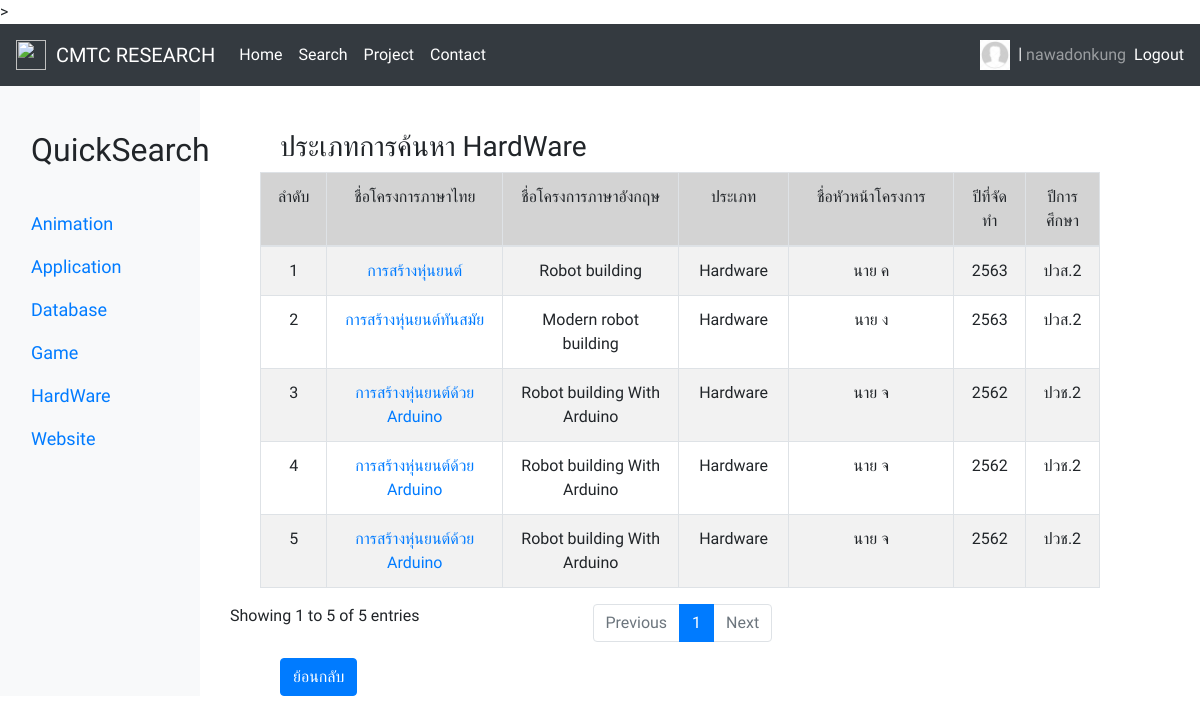
/QuickSearchPage/QuickSearchHardWare.php (signed in), run on the app's committed database.
### tables this page shows
CREATE TABLE `users` (
  `id` int(11) NOT NULL,
  `username` varchar(255) NOT NULL,
  `email` varchar(255) NOT NULL,
  `password` varchar(255) NOT NULL,
  `firstname` varchar(32) NOT NULL,
  `lastname` varchar(32) NOT NULL,
  `birthday` date NOT NULL,
  `userphotoicon` varchar(255) DEFAULT NULL,
  `phonenumber` int(64) DEFAULT NULL,
  `timestamp` timestamp NOT NULL DEFAULT current_timestamp() ON UPDATE current_timestamp()
);

CREATE TABLE `researchs` (
  `research_No` int(64) NOT NULL,
  `research_NameThai` varchar(64) NOT NULL,
  `research_NameEnglish` varchar(64) NOT NULL,
  `research_Image` varchar(255) DEFAULT NULL,
  `research_Type` varchar(64) NOT NULL,
  `research_ProjectLeaderName` varchar(64) NOT NULL,
  `research_ProjectLeaderEmail` varchar(64) NOT NULL,
  `research_AdvisorName` varchar(64) NOT NULL,
  `research_YearCompletion` int(4) NOT NULL,
  `research_StudentClass` varchar(64) NOT NULL,
  `research_Member` int(64) NOT NULL,
  `research_Text` text DEFAULT NULL,
  `research_FileWord` varchar(255) DEFAULT NULL,
  `research_FilePDF` varchar(255) DEFAULT NULL,
  `research_TimeStamp` timestamp NOT NULL DEFAULT current_timestamp() ON UPDATE current_timestamp()
);

### QuickSearchPage/QuickSearchHardWare.php (the view, shortened to what this page needs)
<?php
include_once "../Connection/db.php";
?>
<!doctype html>
<html lang="en">
<head>
    <link href="../assets/dist/css/bootstrap.min.css" rel="stylesheet">
    <link rel="stylesheet" href="https://stackpath.bootstrapcdn.com/bootstrap/4.4.1/css/bootstrap.min.css"
>
    <link herf="https://cdn.datatables.net/1.10.22/css/dataTables.bootstrap4.min.css" rel="stylesheet">
</head>
<body>
    <nav class="navbar navbar-expand-lg navbar-dark bg-dark">
    <img src="../img/itcmtc.png" width="30" height="30">
        <a class="navbar-brand" href="#">&nbsp; CMTC RESEARCH</a>
        <div class="collapse navbar-collapse" id="navbarText">
            <ul class="navbar-nav mr-auto">
                <li class="nav-item active">
                    <a class="nav-link" href="http://it.cmtc.ac.th/web2017/">Home</a>
                </li>
                <li class="nav-item active">
                    <a class="nav-link" href="../SearchPage/Search.php">Search</a>
                </li>
                <li class="nav-item active">
                    <a class="nav-link" href="../ProjectPage/Project.php">Project</a>
                </li>
                <li class="nav-item active">
                    <a class="nav-link" href="../ContactPage/Contact.php">Contact</a>
                </li>
            </ul>
            <?php if(!isset($_SESSION["username"])) { ?>
            <span class="navbar-text">
                <a href="../Login/LoginPage.php">Login</a>
            </span>
            <?php } else { ?>
            <span class="navbar-text">
            <?php
            $SESSONID = $_SESSION["id"];
            $readResearch = "SELECT * FROM users WHERE id = $SESSONID";
            $readResearchResult = mysqli_query($conn, $readResearch);
            ?>
            <?php if (mysqli_num_rows($readResearchResult) > 0) { ?>
            <?php while($row = mysqli_fetch_assoc($readResearchResult)) { ?>
                <?php $photo = $row["userphotoicon"] ?>
                <?php if (empty($photo)) {
                $photo = "icon1.jpg";
              } ?>
                <?php if(!isset($_SESSION["admin"])) echo "<a href=\"../Profile/MyProfile.php?id=" . $row["id"] . "\"><img src='../img/usersphoto/".$photo."'width='30' height='30' align='center'></a>" ?>
            <?php } ?>
            <?php } else { ?>
            error
            <?php } ?>
              <a>&nbsp;|&nbsp;</a>
            </span>
            <span class="navbar-text mr-2">
                <?php echo $_SESSION["username"]; ?>
            </span>
            <span class="navbar-text">
                <a href="../Login/Process/LogoutPageProcess.php">Logout</a>
            </span>
            <?php } ?>
        </div>
    </nav>
    <div class="container-fluid">
  <div class="row">
      <nav id="sidebarMenu" class="col-md-3 col-lg-2 d-md-block bg-light sidebar collapse">
        <div class="sidebar-sticky pt-3">
          <ul class="nav flex-column">
          <font size="6"class="d-flex justify-content-between align-items-center px-3 mt-4 mb-1  ">
          <span>QuickSearch</span>
          </font>
            <br>
            <li class="nav-item">
              <a class="nav-link" href="../QuickSearchPage/QuickSearchAnimation.php">
              <font size="4">
              <span>Animation</span>
            </font>
              </a>
            </li>
            <li class="nav-item">
              <a class="nav-link" href="../QuickSearchPage/QuickSearchApplication.php">
              <font size="4">
                Application
                </font>
              </a>
            </li>
            <li class="nav-item">
              <a class="nav-link" href="../QuickSearchPage/QuickSearchDatabase.php">
              <font size="4">
                Database
                </font>
              </a>
            </li>
            <li class="nav-item">
              <a class="nav-link" href="../QuickSearchPage/QuickSearchGame.php">
              <font size="4">
                Game
                </font>
              </a>
            </li>
            <li class="nav-item">
              <a class="nav-link" href="../QuickSearchPage/QuickSearchHardWare.php">
              <font size="4">
                HardWare
                </font>
              </a>
            </li>
            <li class="nav-item">
              <a class="nav-link" href="../QuickSearchPage/QuickSearchWebsite.php">
              <font size="4">
                Website
                </font>
              </a>
            </li>
          </ul>
        </div>
      </nav>
            <div class="col-9">
                <section id="products" class="pt-4">
                    <div class="container">
                        <div><h3 id="gridRight">ประเภทการค้นหา HardWare</h3></div>
                        <table id="example" class="table table-striped table-bordered" style="width:100%">
                            <thead>
                                <tr style="background-color:#D3D3D3"  align="center">
                                <td  width="4%">ลำดับ</td>
                                    <td  width="20%">ชื่อโครงการภาษาไทย</td>
                                    <td  width="20%">ชื่อโครงการภาษาอังกฤษ</td>
                                    <td  width="9%">ประเภท</td>
                                    <td  width="19%">ชื่อหัวหน้าโครงการ</td>
                                    <td width="9%">ปีที่จัดทำ</td>
                                    <td  width="10%">ปีการศึกษา</td>
                                </tr>
                            </thead>
                            <tbody>
                            <div>
                            <?php
                                $readResearch = "SELECT * FROM researchs WHERE research_Type = 'HardWare' ";
                                $readResearchResult = mysqli_query($conn, $readResearch);
                                ?>
                                <?php if (mysqli_num_rows($readResearchResult) > 0) { ?>
                                <?php
                                  $number = 0;
                                  while($row = mysqli_fetch_assoc($readResearchResult)) { ?>
                                    <?php $number = $number + 1; ?>
                                    <?php $name = $row["research_NameThai"]; ?>
                                    <tr>
                                        <td  style="text-align:justify:text-justify:inter-word" align="center"><?php echo $number ?></td>
                                        <td  style="text-align:justify:text-justify:inter-word" align="center" >
                                        <?php
                                        echo "<a href=\"../ProjectPage/ProjectDetail.php?id=" . $row["research_No"] . "\">$name</a>";
                                        ?>
                                        </td>
                                        <td  style="text-align:justify:text-justify:inter-word" align="center"><?php echo $row["research_NameEnglish"] ?></td>
                                        <td  style="text-align:justify:text-justify:inter-word" align="center"><?php echo $row["research_Type"] ?></td>
                                        <td  style="text-align:justify:text-justify:inter-word" align="center"><?php echo $row["research_ProjectLeaderName"] ?></td>
                                        <td style="text-align:justify:text-justify:inter-word" align="center"><?php echo $row["research_YearCompletion"] ?></td>
                                        <td  style="text-align:justify:text-justify:inter-word" align="center"><?php echo $row["research_StudentClass"] ?></td>
                                    </tr>
                                <?php } ?>
                                <?php } else { ?>
                                <?php } ?>
                            </div>
                            </tbody>
                        </table>
                        <a  id="gridLeftTopic" href="../SearchPage/Search.php" class="btn btn-primary">ย้อนกลับ</a>
                    </div>
                </section>
            </div>
        </div>
    </div>
</body>
</html>

### QuickSearchPage/QuickSearchHardWare.php (style rules this page uses)
body { font-family: 'Sarabun', sans-serif; }
table { border-collapse: collapse; margin-right: 30px; margin-left: 30px; }
table, th, td { border: 1px solid black; }
#gridLeft, #gridRight { margin-left: 50px; padding-top: 20px; }
#gridLeftTopic { margin-left: 50px; }

### data on the page
researchs: research_NameThai "การสร้างหุ่นยนต์", research_NameEnglish "Robot building", research_Type "Hardware", research_ProjectLeaderName "นาย ค", research_YearCompletion "2563", research_StudentClass "ปวส.2"
researchs: research_NameThai "การสร้างหุ่นยนต์ทันสมัย", research_NameEnglish "Modern robot building", research_Type "Hardware", research_ProjectLeaderName "นาย ง", research_YearCompletion "2563", research_StudentClass "ปวส.2"
researchs: research_NameThai "การสร้างหุ่นยนต์ด้วย Arduino", research_NameEnglish "Robot building With Arduino", research_Type "Hardware", research_ProjectLeaderName "นาย จ", research_YearCompletion "2562", research_StudentClass "ปวช.2"
researchs: research_NameThai "การสร้างหุ่นยนต์ด้วย Arduino", research_NameEnglish "Robot building With Arduino", research_Type "Hardware", research_ProjectLeaderName "นาย จ", research_YearCompletion "2562", research_StudentClass "ปวช.2"
researchs: research_NameThai "การสร้างหุ่นยนต์ด้วย Arduino", research_NameEnglish "Robot building With Arduino", research_Type "Hardware", research_ProjectLeaderName "นาย จ", research_YearCompletion "2562", research_StudentClass "ปวช.2"

### other printed values
$_SESSION["username"] "nawadonkung"
